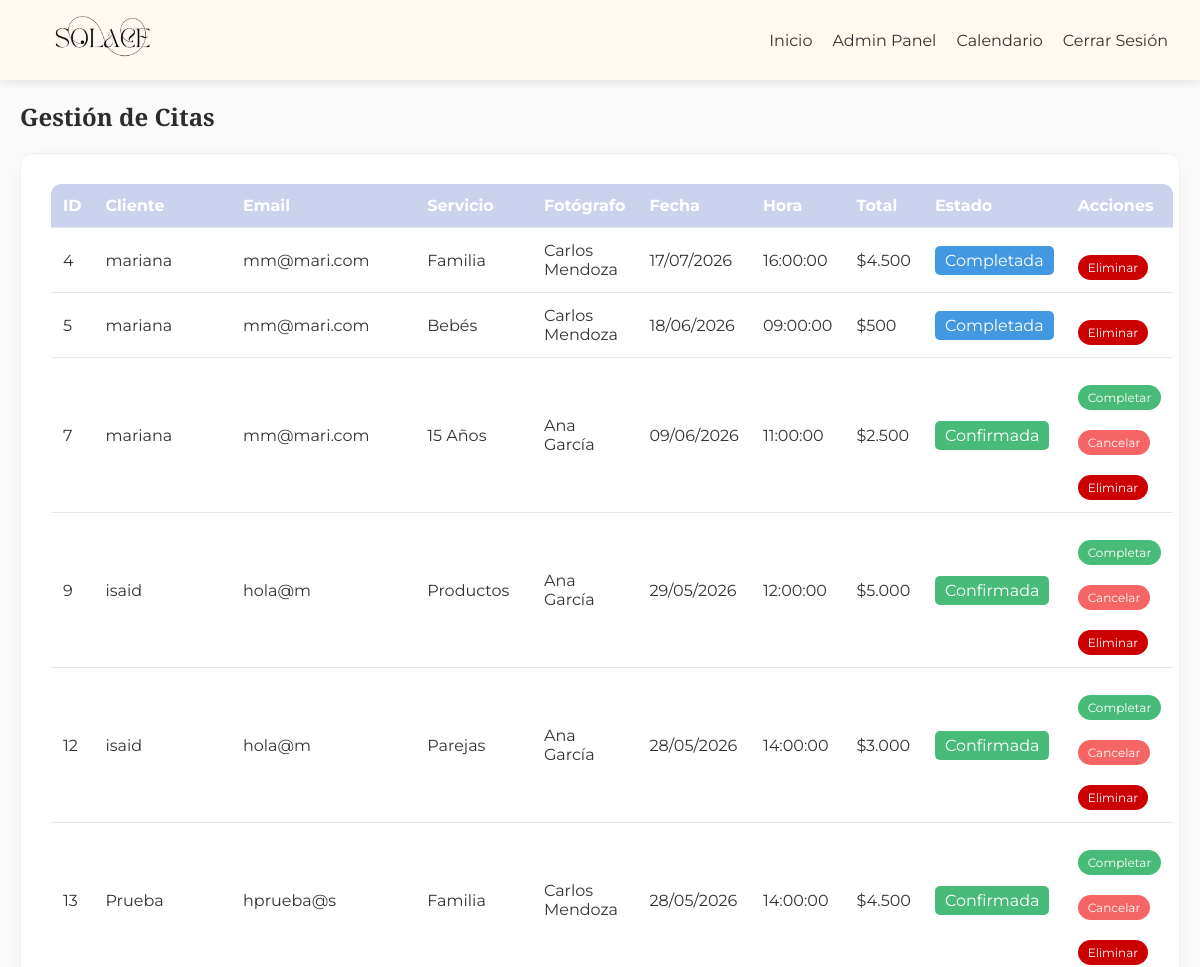
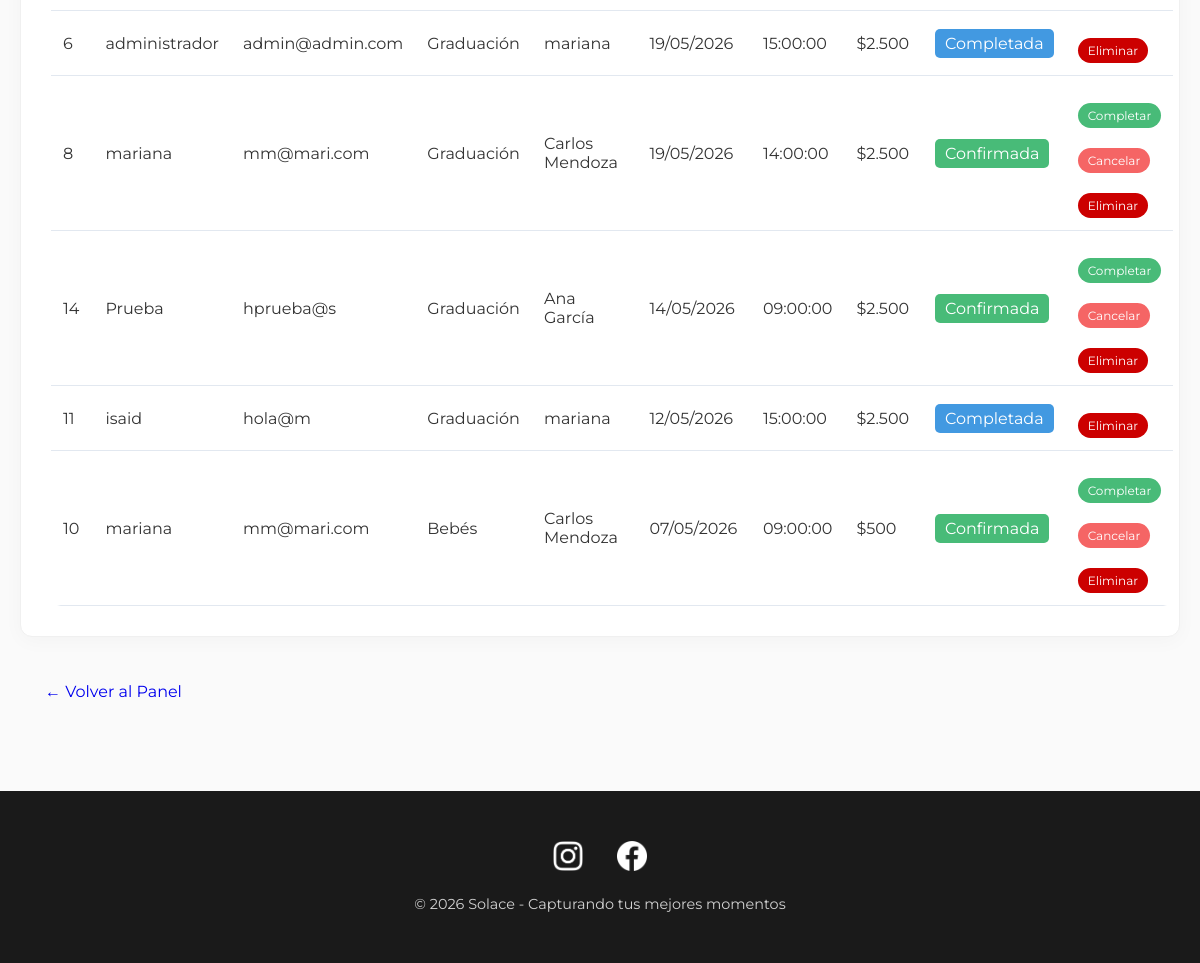
The page /gestionar_citas.php (signed in) on the database its author committed (2 pictures, top to bottom).
### tables this page shows
CREATE TABLE `citas` (
  `id` int(11) NOT NULL,
  `usuario_id` int(11) NOT NULL,
  `servicio_id` int(11) NOT NULL,
  `fotografos_id` int(11) NOT NULL,
  `fecha` date NOT NULL,
  `hora` time NOT NULL,
  `estado` enum('pendiente','confirmada','cancelada','completada') DEFAULT 'pendiente',
  `total` decimal(10,2) NOT NULL,
  `fecha_creacion` timestamp NOT NULL DEFAULT current_timestamp()
);

CREATE TABLE `usuarios` (
  `id` int(11) NOT NULL,
  `nombre_completo` varchar(100) NOT NULL,
  `email` varchar(100) NOT NULL,
  `password` varchar(255) NOT NULL,
  `rol` enum('cliente','admin') DEFAULT 'cliente',
  `fecha_registro` timestamp NOT NULL DEFAULT current_timestamp()
);

CREATE TABLE `servicios` (
  `id` int(11) NOT NULL,
  `nombre` varchar(50) NOT NULL,
  `descripcion` text DEFAULT NULL,
  `duracion_minutos` int(11) NOT NULL,
  `precio` decimal(10,2) NOT NULL,
  `activo` tinyint(1) DEFAULT 1
);

CREATE TABLE `fotografos` (
  `id` int(11) NOT NULL,
  `nombre` varchar(100) NOT NULL,
  `especialidad` varchar(100) DEFAULT NULL,
  `experiencia_anos` int(11) DEFAULT NULL,
  `activo` tinyint(1) DEFAULT 1
);

### gestionar_citas.php (the view, shortened to what this page needs)
<?php
require_once 'database.php';
$stmt = $pdo->query("
    SELECT c.*, u.nombre_completo as cliente, u.email, s.nombre as servicio, f.nombre as fotografo
    FROM citas c
    JOIN usuarios u ON c.usuario_id = u.id
    JOIN servicios s ON c.servicio_id = s.id
    JOIN fotografos f ON c.fotografos_id = f.id
    ORDER BY c.fecha DESC, c.hora DESC
");
$citas = $stmt->fetchAll();
include 'header.php';
?>
<h2>Gestión de Citas</h2>
<div class="card">
    <table class="table">
        <thead>
            <tr>
                <th>ID</th>
                <th>Cliente</th>
                <th>Email</th>
                <th>Servicio</th>
                <th>Fotógrafo</th>
                <th>Fecha</th>
                <th>Hora</th>
                <th>Total</th>
                <th>Estado</th>
                <th>Acciones</th>
            </tr>
        </thead>
        <tbody>
            <?php foreach($citas as $cita): ?>
            <tr>
                <td><?php echo $cita['id']; ?></td>
                <td><?php echo htmlspecialchars($cita['cliente']); ?></td>
                <td><?php echo htmlspecialchars($cita['email']); ?></td>
                <td><?php echo htmlspecialchars($cita['servicio']); ?></td>
                <td>
                    <?php if ($cita['fotografos_id'] == 99): ?>
                        <span style="background: #e53e3e; color: white; padding: 3px 8px; border-radius: 5px; font-size: 12px;">⚠️ Sin Asignar</span>
                    <?php else: ?>
                        <?php echo htmlspecialchars($cita['fotografo']); ?>
                    <?php endif; ?>
                </td>
                <td><?php echo date('d/m/Y', strtotime($cita['fecha'])); ?></td>
                <td><?php echo $cita['hora']; ?></td>
                <td>$<?php echo number_format($cita['total'], 0, ',', '.'); ?></td>
                <td>
                    <span style="background:
                        <?php echo $cita['estado'] == 'confirmada' ? '#48bb78' : ($cita['estado'] == 'pendiente' ? '#ed8936' : ($cita['estado'] == 'completada' ? '#4299e1' : '#f56565')); ?>;
                        color: white; padding: 5px 10px; border-radius: 5px;">
                        <?php echo ucfirst($cita['estado']); ?>
                    </span>
                </td>
                <td>
                    <div style="display: flex; gap: 5px; flex-wrap: wrap;">
                        <?php if($cita['estado'] == 'confirmada'): ?>
                            <a href="?accion=completar&id=<?php echo $cita['id']; ?>" class="btn btn-secondary" style="padding: 5px 10px; font-size: 12px;">Completar</a>
                        <?php endif; ?>
                        <?php if($cita['estado'] != 'cancelada' && $cita['estado'] != 'completada'): ?>
                            <a href="?accion=cancelar&id=<?php echo $cita['id']; ?>" class="btn btn-danger" style="padding: 5px 10px; font-size: 12px;" onclick="return confirm('¿Cancelar esta cita?')">Cancelar</a>
                        <?php endif; ?>
                        <a href="?accion=eliminar&id=<?php echo $cita['id']; ?>" class="btn btn-danger" style="padding: 5px 10px; font-size: 12px; background: #c00;" onclick="return confirm('¿Eliminar permanentemente?')">Eliminar</a>
                    </div>
                </td>
            </tr>
            <?php endforeach; ?>
        </tbody>
    </table>
</div>
<div style="margin-top: 20px;">
    <a href="admin.php" class="btn">← Volver al Panel</a>
</div>
<?php include 'footer.php'; ?>

### style.css (style rules this page uses)
html { scroll-behavior: smooth; }
* { margin: 0; padding: 0; box-sizing: border-box; }
body { font-family: 'Montserrat', 'Segoe UI', Tahoma, sans-serif; background-color: #fafafa; color: #333333; min-height: 100vh; display: flex; flex-direction: column; }
h1, h2, h3, .logo { font-family: 'Playfair Display', serif; font-weight: 600; color: #2c2c2c; }
h2 { color: #2c2c2c !important; margin-bottom: 15px; }
.card { background: white; border-radius: 12px; padding: 30px; margin: 20px 0; border: 1px solid #f0f0f0; box-shadow: 0 4px 20px rgba(0,0,0,0.03); transition: all 0.3s ease; }
.btn { display: inline-block; padding: 10px 25px; border-radius: 25px; text-decoration: none; margin-top: 15px; transition: all 0.3s; border: none; cursor: pointer; font-size: 1rem; }
.btn-secondary { background: #48bb78; color: white; }
.btn-danger { background: #f56565; color: white; }
.table { width: 100%; background: white; border-radius: 10px; overflow: hidden; border-collapse: collapse; }
.table th, .table td { padding: 12px; text-align: left; border-bottom: 1px solid #e2e8f0; }
.table th { background: #cbd2ee; color: white; }

### rows shown on the page
citas: id "4", usuario.nombre_completo "mariana", usuario.email "mm@mari.com", servicio.nombre "Familia", fotografos.nombre "Carlos Mendoza", fecha "17/07/2026", hora "16:00:00", total "4.500", estado "Completada"
citas: id "5", usuario.nombre_completo "mariana", usuario.email "mm@mari.com", servicio.nombre "Bebés", fotografos.nombre "Carlos Mendoza", fecha "18/06/2026", hora "09:00:00", total "500", estado "Completada"
citas: id "7", usuario.nombre_completo "mariana", usuario.email "mm@mari.com", servicio.nombre "15 Años", fotografos.nombre "Ana García", fecha "09/06/2026", hora "11:00:00", total "2.500", estado "Confirmada"
citas: id "9", usuario.nombre_completo "isaid", usuario.email "hola@m", servicio.nombre "Productos", fotografos.nombre "Ana García", fecha "29/05/2026", hora "12:00:00", total "5.000", estado "Confirmada"
citas: id "12", usuario.nombre_completo "isaid", usuario.email "hola@m", servicio.nombre "Parejas", fotografos.nombre "Ana García", fecha "28/05/2026", hora "14:00:00", total "3.000", estado "Confirmada"
citas: id "13", usuario.nombre_completo "Prueba", usuario.email "hprueba@s", servicio.nombre "Familia", fotografos.nombre "Carlos Mendoza", fecha "28/05/2026", hora "14:00:00", total "4.500", estado "Confirmada"
citas: id "6", usuario.nombre_completo "administrador", usuario.email "admin@admin.com", servicio.nombre "Graduación", fotografos.nombre "mariana", fecha "19/05/2026", hora "15:00:00", total "2.500", estado "Completada"
citas: id "8", usuario.nombre_completo "mariana", usuario.email "mm@mari.com", servicio.nombre "Graduación", fotografos.nombre "Carlos Mendoza", fecha "19/05/2026", hora "14:00:00", total "2.500", estado "Confirmada"
citas: id "14", usuario.nombre_completo "Prueba", usuario.email "hprueba@s", servicio.nombre "Graduación", fotografos.nombre "Ana García", fecha "14/05/2026", hora "09:00:00", total "2.500", estado "Confirmada"
citas: id "11", usuario.nombre_completo "isaid", usuario.email "hola@m", servicio.nombre "Graduación", fotografos.nombre "mariana", fecha "12/05/2026", hora "15:00:00", total "2.500", estado "Completada"
citas: id "10", usuario.nombre_completo "mariana", usuario.email "mm@mari.com", servicio.nombre "Bebés", fotografos.nombre "Carlos Mendoza", fecha "07/05/2026", hora "09:00:00", total "500", estado "Confirmada"
